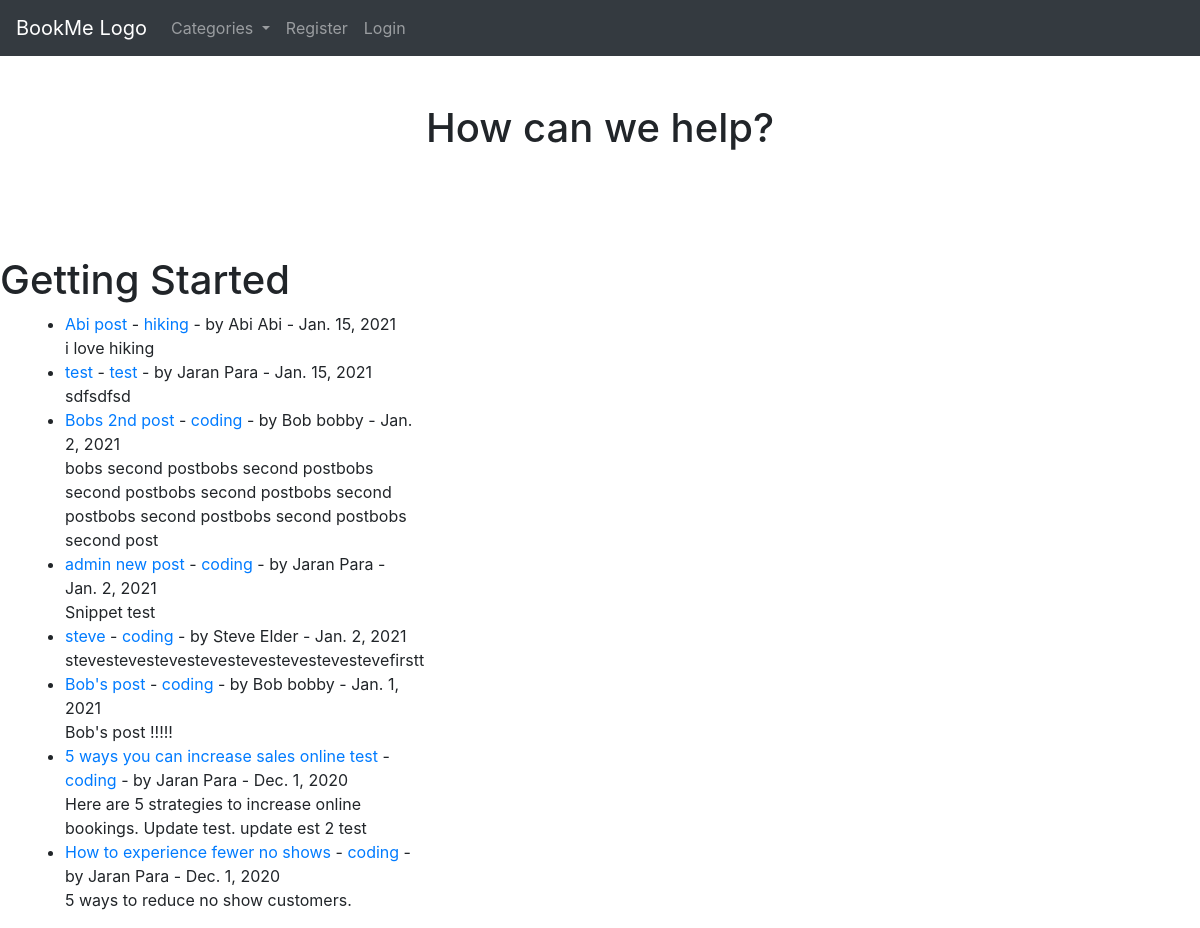
The page / on the database its author committed.
### theblog/models.py (models this page shows, shortened)
class Post(models.Model):
	title = models.CharField(max_length=255)
	title_tag = models.CharField(max_length=255)
	author = models.ForeignKey(User, on_delete=models.CASCADE)
	body = RichTextField(blank=True, null=True)
	post_date = models.DateField(auto_now_add=True)
	category = models.CharField(max_length=255, default= 'general')
	snippet = models.CharField(max_length=255)
	likes = models.ManyToManyField(User, related_name = 'blog_posts')

### theblog/views.py (the view)
# urls.py: path('', HomeView.as_view(), name= 'home'),
class HomeView(ListView):
	model = Post
	template_name = 'home.html'
	ordering = ['-post_date']
	def get_context_data(self, *args, **kwargs):
		cat_menu = Category.objects.all()
		context= super(HomeView, self).get_context_data(*args, **kwargs)
		context["cat_menu"] = cat_menu
		return context

### theblog/models.py (called while the page is built)
	def __str__(self):
	 return self.name

### theblog/templates/home.html (shortened to what this page needs)
{% extends 'base.html' %}
{% block content %}
<br>
<h1 align="center"> How can we help?</h1>
<br>
</div>
<br>
<br>
<br>
        <h1>Getting Started</h1>
			<ul>
				<div class="container">
					<div class="row">
						<div class="col-md-4">
					{% for post in object_list %}
						    <li><a href= "{% url 'article-detail' post.pk %}"
							>{{post.title}}</a> - <a href= "{% url 'category' post.category|slugify %}" >{{post.category}}</a> - by {{post.author.first_name}} {{post.author.last_name }} - {{post.post_date}} <br/>
								{{ post.snippet }}<br/>
							{% endfor%}
							</li>
						</div>
					</div>
				</div>
			</ul>
{% endblock %}

### rows shown on the page
Post: title "Abi post", category "hiking", author.first_name "Abi", author.last_name "Abi", post_date "Jan. 15, 2021", snippet "i love hiking"
Post: title "test", category "test", author.first_name "Jaran", author.last_name "Para", post_date "Jan. 15, 2021", snippet "sdfsdfsd"
Post: title "Bobs 2nd post", category "coding", author.first_name "Bob", author.last_name "bobby", post_date "Jan. 2, 2021", snippet "bobs second postbobs second postbobs second postbobs second postbobs second postbobs second postbobs second postbobs second post"
Post: title "admin new post", category "coding", author.first_name "Jaran", author.last_name "Para", post_date "Jan. 2, 2021", snippet "Snippet test"
Post: title "steve", category "coding", author.first_name "Steve", author.last_name "Elder", post_date "Jan. 2, 2021", snippet "stevestevestevestevestevestevestevestevefirstt"
Post: title "Bob's post", category "coding", author.first_name "Bob", author.last_name "bobby", post_date "Jan. 1, 2021", snippet "Bob's post !!!!!"
Post: title "5 ways you can increase sales online test", category "coding", author.first_name "Jaran", author.last_name "Para", post_date "Dec. 1, 2020", snippet "Here are 5 strategies to increase online bookings. Update test. update est 2 test"
Post: title "How to experience fewer no shows", category "coding", author.first_name "Jaran", author.last_name "Para", post_date "Dec. 1, 2020", snippet "5 ways to reduce no show customers."
